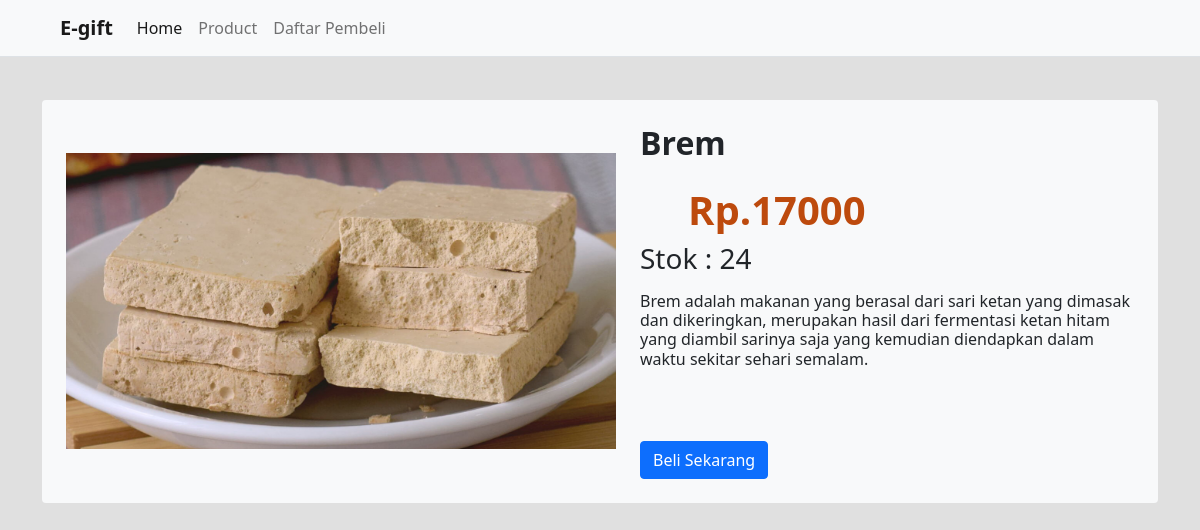
Screenshot of /product.php?id=1 with the database file from the repository.
### tables this page shows
CREATE TABLE `data_barang` (
  `id` int(11) NOT NULL,
  `nama` varchar(100) NOT NULL,
  `harga` int(11) NOT NULL,
  `stok` int(11) NOT NULL,
  `gambar` text NOT NULL,
  `deskripsi` text NOT NULL
);

### product.php (the view, shortened to what this page needs)
<?php
  $servername = "localhost";
  $username = "root";
  $password = "";
  $dbname = "e-gift";
  $conn = mysqli_connect($servername, $username, $password, $dbname);
   $sql = "SELECT * FROM data_barang WHERE id =".$_GET["id"];
   $result = $conn->query($sql);
?>
<!doctype html>
<html lang="en">
<head>
  <link href="bootstrap/css/bootstrap.min.css" rel="stylesheet">
  <link rel="stylesheet" href="https://use.fontawesome.com/releases/v5.11.2/css/all.css">
</head>
<body style="background-color: #e0e0e0;">
  <nav class="fixed-top navbar navbar-expand-lg navbar-light bg-light border-bottom">
    <div class="container-fluid">
      <a class="navbar-brand ms-5" href="/">
        <strong>E-gift</strong>
      </a>
      <div class="collapse navbar-collapse" id="navbarSupportedContent">
        <ul class="navbar-nav me-auto mb-2 mb-lg-0">
          <li class="nav-item">
            <a class="nav-link active" aria-current="page" href="/">Home</a>
          </li>
          <li class="nav-item">
            <a class="nav-link" href="/add_product.php">Product</a>
          </li>
          <li class="nav-item">
            <a class="nav-link" href="/daftar_pembeli.php">Daftar Pembeli</a>
          </li>
        </ul>
      </div>
    </div>
  </nav>
  <main>
    <?php foreach($result as $barang){ ?>
    <div class="container" style="margin-top: 100px;">
      <div class="d-flex flex-row bg-light p-4 rounded">
        <div class="d-flex flex-row justify-content-center align-items-center">
          <img style="max-width: 550px;" src="<?php echo "assets/image/".$barang["gambar"];?>" alt="">
        </div>
        <div class="ms-4">
          <h2 class="text-break">
            <strong>
              <?php echo $barang["nama"];?>
            </strong>
          </h2>
          <h1 class="font-weight-bold mt-4 ms-5 text-break" style="color: #bd4a0d;">
            <strong><?php echo 'Rp.'.$barang["harga"];?></strong>
          </h1>
          <h3>
            <?php echo 'Stok : '.$barang["stok"];?>
          </h3>
          <h6 class="dark-text mt-3 mb-4 text-break">
            <?php echo $barang["deskripsi"];?>
          </h6>
          <div class="mt-5">
            <a href="<?php echo '/pembelian.php?id='.$_GET["id"]; ?>" class="btn btn-primary mt-4">Beli Sekarang</a>
          </div>
        </div>
      </div>
    </div>
    <?php }?>
  </main>
</body>
</html>

### rows the page displays
data_barang: gambar (picture), nama "Brem", harga "17000", stok "24", deskripsi "Brem adalah makanan yang berasal dari sari ketan yang dimasak dan dikeringkan, merupakan hasil dari fermentasi ketan hitam yang diambil sarinya saja yang kemudian diendapkan dalam waktu sekitar sehari semalam."
